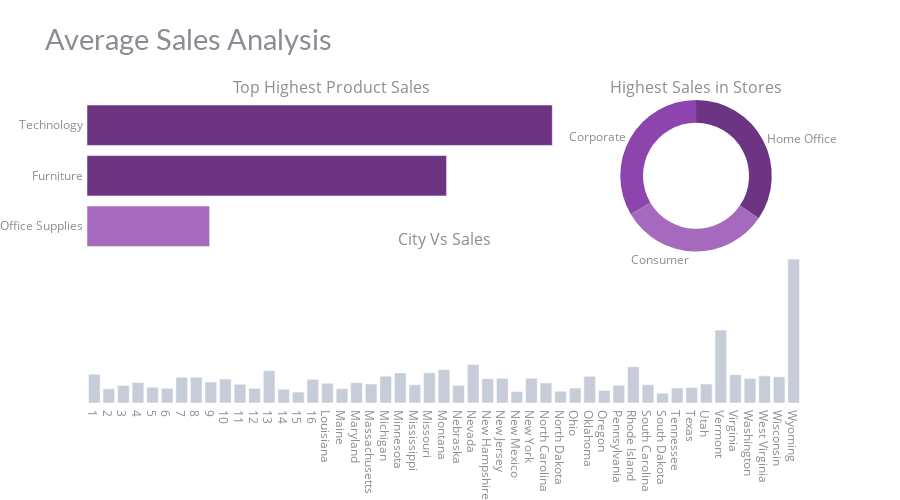

The notebook cell this image was saved under:
### Code cell
# data
df_seg_sa = df.groupby('Segment').agg({"Sales" : "mean"}).reset_index().sort_values(by='Sales', ascending=False)
df_cat_sa = df.groupby('Category').agg({"Sales" : "mean"}).reset_index().sort_values(by='Sales', ascending=False)[:10]
df_st_sa = df.groupby('State').agg({"Sales" : "mean"}).reset_index() 
# chart color
df_cat_sa['color'] = '#6c3483'
df_cat_sa['color'][2:] = '#a569bd'
df_st_sa['color'] = '#c6ccd8'

# chart
fig = make_subplots(rows=2, cols=2, 
                    specs=[[{"type": "bar"}, {"type": "pie"}],
                           [{"colspan": 2}, None]],
                    column_widths=[0.7, 0.3], vertical_spacing=0, horizontal_spacing=0.02,
                    subplot_titles=("Top Highest Product Sales", "Highest Sales in Stores", "City Vs Sales"))

fig.add_trace(go.Bar(x=df_cat_sa['Sales'], y=df_cat_sa['Category'], marker=dict(color= df_cat_sa['color']),
                     name='Category', orientation='h'), 
                     row=1, col=1)
fig.add_trace(go.Pie(values=df_seg_sa['Sales'], labels=df_seg_sa['Segment'], name='Segment',
                     marker=dict(colors=['#6c3483','#8e44ad','#a569bd','#91A2BF','#C8D0DF']), hole=0.7,
                     hoverinfo='label+percent+value', textinfo='label'), 
                    row=1, col=2)
fig.add_trace(go.Bar(x=df_st_sa['State'], y=df_st_sa['Sales'], 
                     marker=dict(color= df_st_sa['color']), name='State'), 
                     row=2, col=1)

# styling
fig.update_yaxes(showgrid=False, ticksuffix=' ', categoryorder='total ascending', row=1, col=1)
fig.update_xaxes(visible=False, row=1, col=1)
fig.update_xaxes(tickmode = 'array', tickvals=df_st_sa.State, ticktext=[i for i in range(1,17)], row=2, col=1)
fig.update_yaxes(visible=False, row=2, col=1)
fig.update_layout(height=500, bargap=0.2,
                  margin=dict(b=0,r=20,l=20), xaxis=dict(tickmode='linear'),
                  title_text="Average Sales Analysis",
                  template="plotly_white",
                  title_font=dict(size=29, color='#8a8d93', family="Lato, sans-serif"),
                  font=dict(color='#8a8d93'), 
                  hoverlabel=dict(bgcolor="#f2f2f2", font_size=13, font_family="Lato, sans-serif"),
                  showlegend=False)
fig.show()

### Figure 1 — Plotly figure (JSON) as saved in the notebook; plotly's stock layout.template omitted (floating-point values rounded to 4 significant figures)
{"data": [{"marker": {"color": ["#6c3483", "#6c3483", "#a569bd"]}, "name": "Category", "orientation": "h", "type": "bar", "x": [452.7, 349.8, 119.3], "xaxis": "x", "y": ["Technology", "Furniture", "Office Supplies"], "yaxis": "y"}, {"domain": {"x": [0.706, 1], "y": [0.5, 1]}, "hole": 0.7, "hoverinfo": "label+percent+value", "labels": ["Home Office", "Corporate", "Consumer"], "marker": {"colors": ["#6c3483", "#8e44ad", "#a569bd", "#91A2BF", "#C8D0DF"]}, "name": "Segment", "textinfo": "label", "type": "pie", "values": [241.0, 233.8, 223.7]}, {"marker": {"color": ["#c6ccd8", "#c6ccd8", "#c6ccd8", "#c6ccd8", "#c6ccd8", "#c6ccd8", "#c6ccd8", "#c6ccd8", "#c6ccd8", "#c6ccd8", "#c6ccd8", "#c6ccd8", "#c6ccd8", "#c6ccd8", "#c6ccd8", "#c6ccd8", "#c6ccd8", "#c6ccd8", "#c6ccd8", "#c6ccd8", "#c6ccd8", "#c6ccd8", "#c6ccd8", "#c6ccd8", "#c6ccd8", "#c6ccd8", "#c6ccd8", "#c6ccd8", "#c6ccd8", "#c6ccd8", "#c6ccd8", "#c6ccd8", "#c6ccd8", "#c6ccd8", "#c6ccd8", "#c6ccd8", "#c6ccd8", "#c6ccd8", "#c6ccd8", "#c6ccd8", "#c6ccd8", "#c6ccd8", "#c6ccd8", "#c6ccd8", "#c6ccd8", "#c6ccd8", "#c6ccd8", "#c6ccd8", "#c6ccd8"]}, "name": "State", "type": "bar", "x": ["Alabama", "Arizona", "Arkansas", "California", "Colorado", "Connecticut", "Delaware", "District of Columbia", "Florida", "Georgia", "Idaho", "Illinois", "Indiana", "Iowa", "Kansas", "Kentucky", "Louisiana", "Maine", "Maryland", "Massachusetts", "Michigan", "Minnesota", "Mississippi", "Missouri", "Montana", "Nebraska", "Nevada", "New Hampshire", "New Jersey", "New Mexico", "New York", "North Carolina", "North Dakota", "Ohio", "Oklahoma", "Oregon", "Pennsylvania", "Rhode Island", "South Carolina", "South Dakota", "Tennessee", "Texas", "Utah", "Vermont", "Virginia", "Washington", "West Virginia", "Wisconsin", "Wyoming"], "xaxis": "x2", "y": [319.8, 157.5, 194.6, 228.7, 176.4, 163.2, 285.9, 286.5, 233.6, 266.8, 208.7, 162.9, 359.4, 152.7, 121.4, 263.2, 219.5, 158.8, 225.8, 212.1, 299.1, 335.5, 203.2, 336.4, 372.6, 196.4, 429.0, 270.1, 275.1, 129.3, 275.6, 223.3, 131.4, 166.9, 298.2, 140.6, 198.5, 404.1, 201.9, 109.6, 167.6, 172.8, 211.7, 811.8, 315.3, 274.0, 302.5, 292.0, 1603.0], "yaxis": "y2"}], "layout": {"annotations": [{"font": {"size": 16}, "showarrow": false, "text": "Top Highest Product Sales", "x": 0.343, "xanchor": "center", "xref": "paper", "y": 1, "yanchor": "bottom", "yref": "paper"}, {"font": {"size": 16}, "showarrow": false, "text": "Highest Sales in Stores", "x": 0.853, "xanchor": "center", "xref": "paper", "y": 1, "yanchor": "bottom", "yref": "paper"}, {"font": {"size": 16}, "showarrow": false, "text": "City Vs Sales", "x": 0.5, "xanchor": "center", "xref": "paper", "y": 0.5, "yanchor": "bottom", "yref": "paper"}], "bargap": 0.2, "font": {"color": "#8a8d93"}, "height": 500, "hoverlabel": {"bgcolor": "#f2f2f2", "font": {"family": "Lato, sans-serif", "size": 13}}, "margin": {"b": 0, "l": 20, "r": 20}, "showlegend": false, "title": {"font": {"color": "#8a8d93", "family": "Lato, sans-serif", "size": 29}, "text": "Average Sales Analysis"}, "xaxis": {"anchor": "y", "domain": [0, 0.686], "tickmode": "linear", "visible": false}, "xaxis2": {"anchor": "y2", "domain": [0, 1], "tickmode": "array", "ticktext": [1, 2, 3, 4, 5, 6, 7, 8, 9, 10, 11, 12, 13, 14, 15, 16], "tickvals": ["Alabama", "Arizona", "Arkansas", "California", "Colorado", "Connecticut", "Delaware", "District of Columbia", "Florida", "Georgia", "Idaho", "Illinois", "Indiana", "Iowa", "Kansas", "Kentucky", "Louisiana", "Maine", "Maryland", "Massachusetts", "Michigan", "Minnesota", "Mississippi", "Missouri", "Montana", "Nebraska", "Nevada", "New Hampshire", "New Jersey", "New Mexico", "New York", "North Carolina", "North Dakota", "Ohio", "Oklahoma", "Oregon", "Pennsylvania", "Rhode Island", "South Carolina", "South Dakota", "Tennessee", "Texas", "Utah", "Vermont", "Virginia", "Washington", "West Virginia", "Wisconsin", "Wyoming"]}, "yaxis": {"anchor": "x", "categoryorder": "total ascending", "domain": [0.5, 1], "showgrid": false, "ticksuffix": " "}, "yaxis2": {"anchor": "x2", "domain": [0, 0.5], "visible": false}}}
